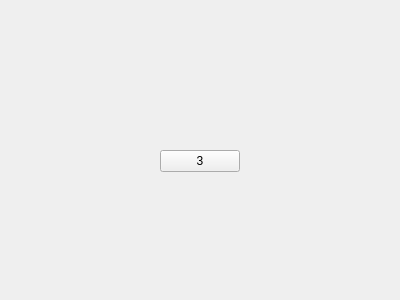
<?xml version="1.0" encoding="UTF-8"?>
<ui version="4.0">
 <class>Form</class>
 <widget class="QWidget" name="Form">
  <property name="geometry">
   <rect>
    <x>0</x>
    <y>0</y>
    <width>400</width>
    <height>300</height>
   </rect>
  </property>
  <property name="windowTitle">
   <string>Form</string>
  </property>
  <widget class="QPushButton" name="pushButton">
   <property name="geometry">
    <rect>
     <x>160</x>
     <y>150</y>
     <width>80</width>
     <height>22</height>
    </rect>
   </property>
   <property name="text">
    <string>3</string>
   </property>
  </widget>
 </widget>
 <resources/>
 <connections/>
</ui>
